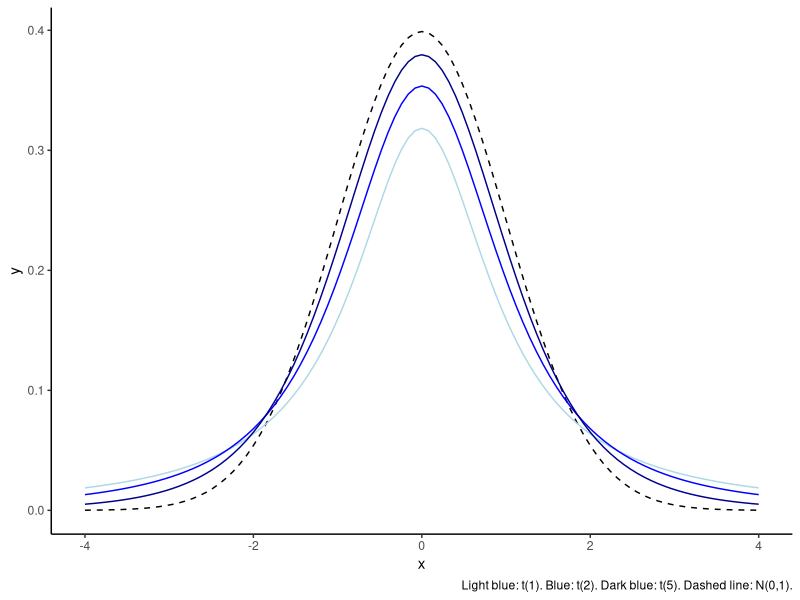
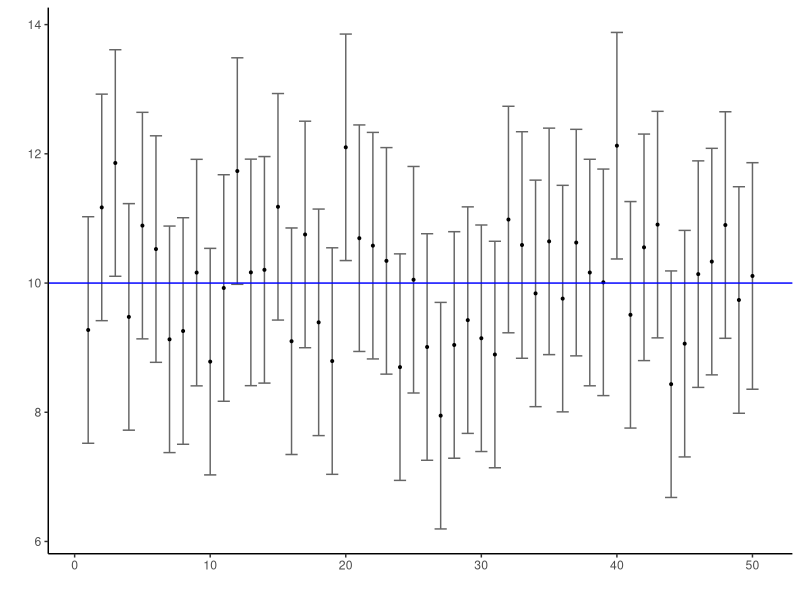

Source code (R) for these figures, in order:
## ---- chunk 1
qnorm(0.05) 
qnorm(0.025)
## ---- chunk 2
#| echo: false
library(tidyverse)
options(digits=4)

tibble(x = c(-4,4)) %>%
  ggplot(aes(x=x)) +
  theme_classic() +
  stat_function(fun = dnorm, linetype = "dashed") +
  stat_function(fun = dt, args = c(df = 1), color="lightblue") + 
  stat_function(fun = dt, args = c(df = 2), color="blue") +
  stat_function(fun = dt, args = c(df = 5), color="darkblue") +
  labs(caption = "Light blue: t(1). Blue: t(2). Dark blue: t(5). Dashed line: N(0,1).")
## ---- chunk 3
# check: equivalent to Cauchy for DoF=1
1 - pt(0.5, 1) 
1 - pcauchy(0.5)
## ---- chunk 4
# check: approaches Normal for large DoF
1 - pt(0.5, 125)
1 - pnorm(0.5) 
## ---- chunk 5
# critical values for 90% confidence interval, DoF = 10-1
qt(0.05, 9)
# critical values for 95% confidence interval, DoF = 10-1
qt(0.025, 9)
## ---- chunk 6
set.seed(238)

# Sample size 
n <- 20

# Number of repeated samples 
B <- 200

# Set parameters of theoretical world distribution
mu <- 10
sigma <- 4

# Use confidence level 1-alpha
alpha <- 0.05

# Critical value from a standard normal distribution
critval <- qnorm(1-alpha/2)
## ---- chunk 7
#| output-location: fragment
# Store the CI limits for B samples 
CIs <- tibble("sampmean" = numeric(B),
                   "lowerlimit" = numeric(B), 
                   "upperlimit" = numeric(B))

# Generate confidence intervals
for (i in 1:B){
  sampdata <- rnorm(n, mu, sigma)
  CIs[i,1] <- mean(sampdata)
  CIs[i,2] <- mean(sampdata) - critval*sigma/sqrt(n)
  CIs[i,3] <- mean(sampdata) + critval*sigma/sqrt(n)
}

# Display first 5 rows
head(CIs, 5)
## ---- chunk 8
#| output-location: fragment
# Percentage of confidence intervals to *not* contain mu
( sum(CIs$lowerlimit > mu) + sum(CIs$upperlimit < mu) ) / B
## ---- chunk 9
#| output-location: fragment
B1 <- 50
CIs1 <- CIs %>% 
  mutate(x = row_number()) %>% 
  filter(x <= B1)
# Percentage of confidence intervals to *not* contain mu
( sum(CIs1$lowerlimit > mu) + sum(CIs1$upperlimit < mu) ) / B1
## ---- chunk 10
#| output-location: slide
CIs1 %>% 
  ggplot(aes(x = x)) +
  theme_classic() +
  geom_errorbar(aes(ymin = lowerlimit, ymax = upperlimit), color = "grey40") +
  geom_point(aes(y = sampmean), colour = "black", size = 0.7) +
  geom_hline(yintercept = mu, color = "blue") +
  #coord_flip() +
  labs(y = "", x="")
